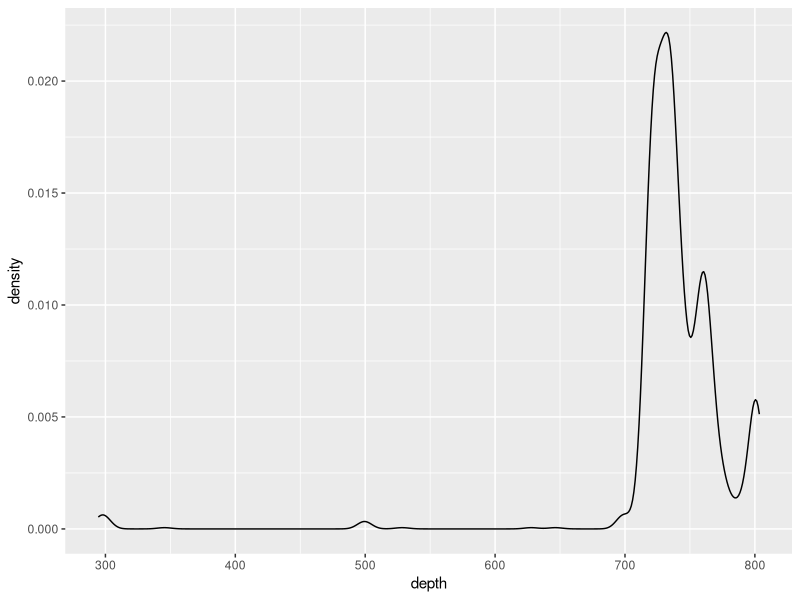
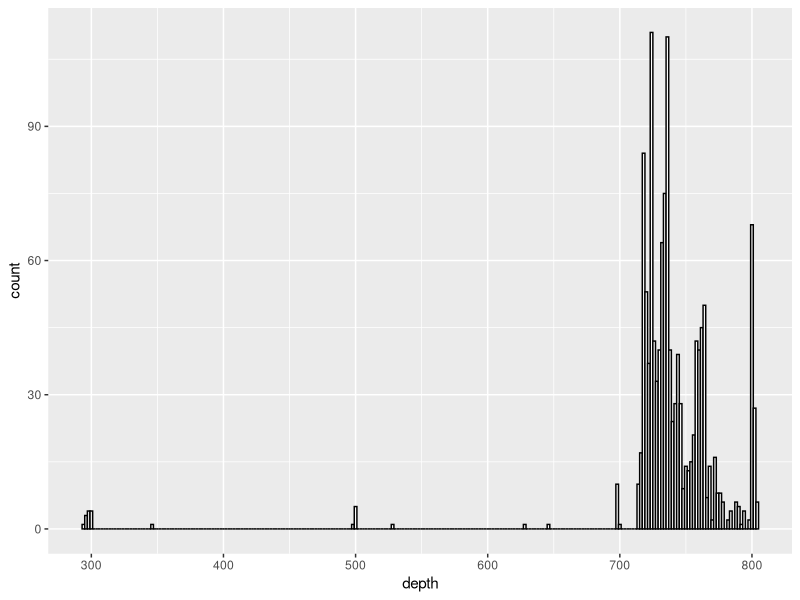
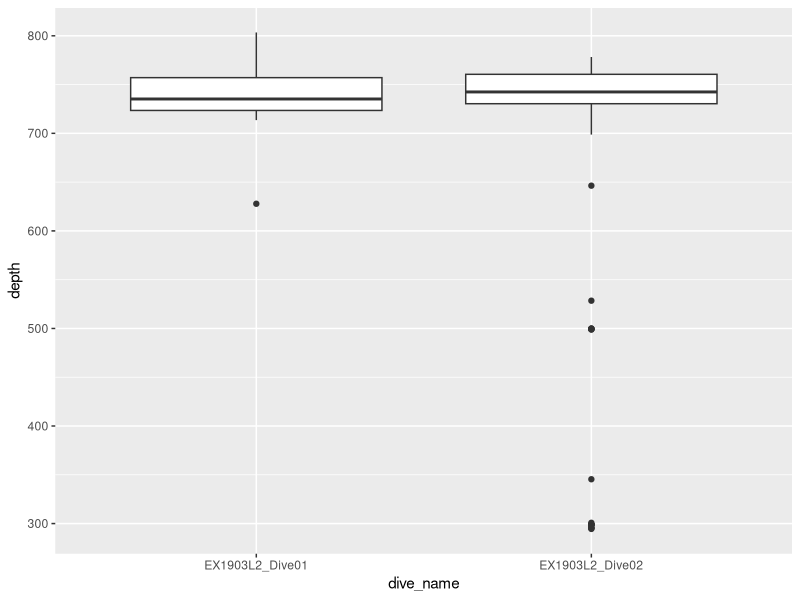
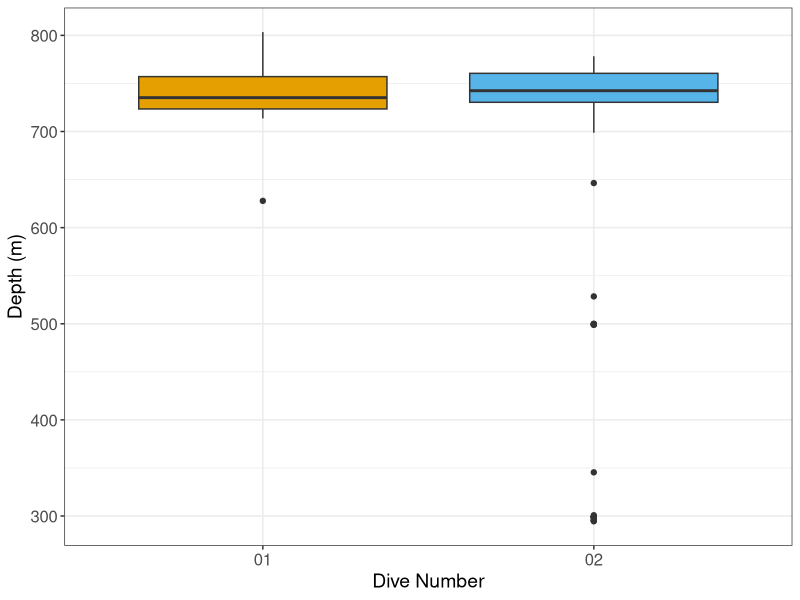
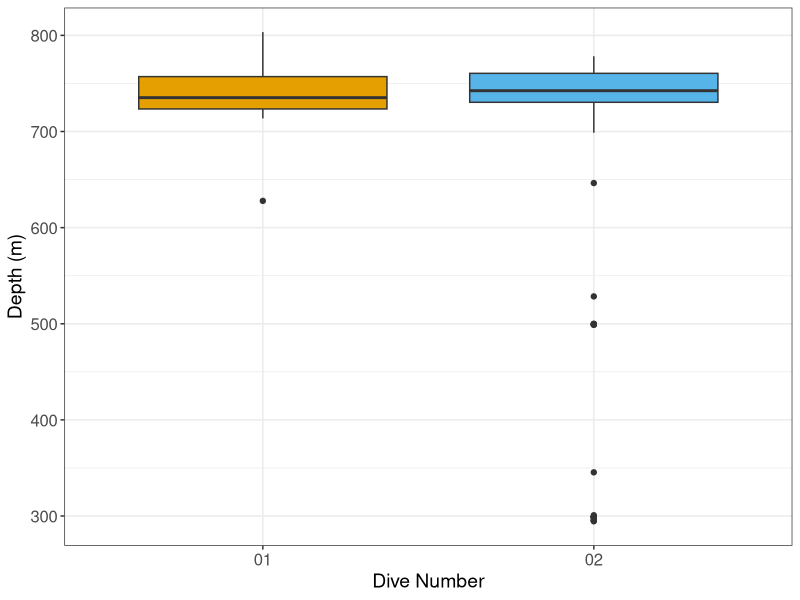

Recreate these plots in R, in order.
# Tutorial 1: Introduction to data cleaning and preparation using R & RStudio

# The first part of this script will take you through some basic functions in R to clean data found in comma separated value (CSV) files. We will primarily be using a suite of packages found in the "tidyverse". We'll be reading in a messy CSV sheet, cleaning it up in preparation for future data analysis and visualization (that will be part 2 of this tutorial).

# We will be working with some biological and geological annotation data from NOAA Ocean Exploration's Windows to the Deep 2019 Expedition (Cruise Number: EX1903).

# More information on this cruise can be found here: 
# https://oceanexplorer.noaa.gov/okeanos/explorations/ex1903/welcome.html

# ---------------------

# How to install a package onto your computer
# run this piece of code in the Console below, remove the "#" before running. You only need to install a package one time. 
# install.packages("tidyverse") # tidyverse will install several packages
# install.packages("readxl") # this package is used to read in Excel sheets
# install.packages("writexl") # this package is used to write out Excel sheets
# install.packages("broom") # this package is used to clean up the output of statistical tests, used later on in the code

# ---------------------

# how to load packages into R 
# you need to do this every time you want to use a package in R 
library(tidyverse) 
library(readxl)
library(writexl)
library(broom)

# ---------------------

# how to define your working directory 

# It's important to make sure that you keep all of your documents and scripts organized in a  folder structure.
# This is my working directory, so you'll want to change it to the place where your data live. 

# Here is the function to tell you what your current working directory is: 
getwd()

# set your working directory 
# make sure you either use a double backslash "\\" or a forward slash "/"
wd <- "C:/Users/katharineegan/Documents/r_tutorial/ocean_exploration_data_tutorial"
setwd(wd)

# double check that your working directory is set
getwd()

# ---------------------

# how to read a CSV into R 
# this CSV needs to be located in your file directory in order for it to be read into R

dive01_raw <- read_csv(file = "EX1903L2_ROV01_ANNOTATIONS_06Aug2020.csv")

# dive01_raw is the name of the object
# read_csv is the function from the readr package loaded with tidyverse
# file = "EX1903L2_ROV01_ANNOTATIONS_06Aug2020.csv" is the argument within the function

# if you have an excel file you can use this function instead, and you can use this file extension: 
# read_excel() - .xlsx
# read_excel() is from the readxl package

# After running this function read_csv, you should see the object name (which we called "dive01_raw" pop up in the upper left hand side of R, this is called the "Global Environment")

# The CSV we just read into R is now called a "data frame" 
# You can check what the object is by using this function: 
class(dive01_raw)

# This is what should come up: 
# [1] "spec_tbl_df" "tbl_df"      "tbl"         "data.frame" 

# let's also read in a CSV from Dive 02
dive02_raw <- read_csv(file = "EX1903L2_ROV02_ANNOTATIONS_06Aug2020.csv")

# look at the class of Dive 02
class(dive02_raw)

# ---------------------

# Some basic data cleaning for data frames

# Now we are going to go through some basic functions to clean up the raw data using functions from the tidyverse packages

# A lot of the functions we will use to clean up the data frame will rely on knowing the names of the columns in the data frames, which you can check here: 
names(dive01_raw)
names(dive02_raw)

# Both of these data frames should show you a list of 142 column names, which is a lot!

# We are going to select a few columns to work with (because we don't need all of the columns)

# Start a new data frame called "clean_data" and work through cleaning up the data: 
# first we are going to combine the two data frames together into one data frame using a function called "bind_rows"
# we will be using the tidyverse pipe operator (%>%)
clean_data <- bind_rows(dive01_raw, dive02_raw) %>% 
  
  # selects() is a function that selects the columns you want to work with. We are going to select the column that contains the name of the dive, the latitude and longitude recorded via a sensor on the remotely operated vehicle (ROV), the oxygen, temperature, salinity, and depth readings from the ROV sensors, and the Phylum column
  
  select(c(`Dive Name`, 
           DEEPDISCOVERERNAV01_23975_Latitude, 
           DEEPDISCOVERERNAV01_23975_Longitude,
           SBECTD9PLUSDEEPDISCOVERER_23978_Depth,
           `SBECTD9PLUSDEEPDISCOVERER_23978_Oxygen Concentration`,
           `SBECTD9PLUSDEEPDISCOVERER_23978_Temperature`,
           `SBECTD9PLUSDEEPDISCOVERER_23978_Practical Salinity`,
           Phylum)) %>% 
  
  # Now let's rename these columns to something more practical and easier to work with. For the rename() function, it's new name = old name as the argument:
  rename(dive_name = `Dive Name`,
         latitude = DEEPDISCOVERERNAV01_23975_Latitude,
         longitude = DEEPDISCOVERERNAV01_23975_Longitude, 
         depth = SBECTD9PLUSDEEPDISCOVERER_23978_Depth,
         oxygen = `SBECTD9PLUSDEEPDISCOVERER_23978_Oxygen Concentration`,
         temp = `SBECTD9PLUSDEEPDISCOVERER_23978_Temperature`, 
         salinity = `SBECTD9PLUSDEEPDISCOVERER_23978_Practical Salinity`,
         phylum = Phylum) %>% 
  
  # If you run this code thus far and click on "clean_data" in the global environment, you'll see that the data frame already looks a lot better and more readable! 
  
  # Let's finish cleaning it up. You can see that there are a lot of "NAs" in the Phylum column. We want to get rid of these, because there are no species recorded for those annotations, and for this example we only want annotations that were made of organisms. You can remove NAs based on a column using this function: 
  drop_na(phylum) %>% 
  
  # The last thing I like to do when cleaning up a data frame is to strip the "white space" that could occur before or after a word. I generally do this within the text columns only. This is a helpful function if someone manually enters data into a spreadsheet and accidentally hits the spacebar. R will recognize that as two separate values.
  
  mutate(dive_name = str_trim(dive_name, c("both")),
         phylum = str_trim(phylum, c("both")))

# One last thing I like to do is to check what the "type" or "class" is of the columns in the data frames. It will be difficult to work with the data if say, the coordinates are character vectors and not numeric values. That indicates to me that there is some kind of error in the coordinate columns (like a random letter)

# This function checks the class of each column in the data frame
sapply(clean_data, class)

#dive_name    latitude   longitude       depth      oxygen        temp    salinity 
#"character"   "numeric"   "numeric"   "numeric"   "numeric"   "numeric"   "numeric" 
#phylum 
#"character"  

# Looks like everything is in order! All of the columns containing numbers are numeric and the columns containing words are character

# ---------------------

# Summarizing data 

# The data frame is cleaned up and we are now ready to start summarizing and playing with the data. There are a number of ways you can do this. 

# First, let's create a summary table that provides the mean, standard deviation, and standard error of the depth data for each phylum. You can also do this with the salinity, oxygen, and temperature data. You do that this way: 

depth_summary <- clean_data %>% 
  group_by(phylum, dive_name) %>% 
  summarize(mean = mean(depth),
            sd = sd(depth),
            count = length(depth),
            se = sd(depth)/sqrt(length(depth)))

# This data frame gives you the average, standard deviation, and standard error of the depth data for each phylum broken out by Dive01 and Dive02. 

# For example we can see that the average depth for Porifera (sponges) on Dive02 is about 761 meters.

# Now we are going to filter the data frame. Say you only want to look at one phylum. You can easily filter that phylum out like this. Here we only want to look at the Porifera (sponge) annotations

sponges <- clean_data %>% 
  filter(phylum == "Porifera")

# You can also use filter() to filter out numbers that are > < or == to a specific number. 
# Filter can also be used backwards. Let's say you want everything EXCEPT sponges. This code REMOVES all occurrences of "Porifera"

no_sponges <- clean_data %>% 
  filter(phylum != "Porifera")

# ---------------------

# OPTIONAL

# Hoow to write out data frames to new Excel sheets or CSVs 

# Your data are cleaned up and now let's say you want to pull it into ArcGIS and look at the coordinates as an intermediate step. Here's how you write your cleaned up data to a spreadsheet: 

# CSV: 
write_csv(clean_data, "EX1903L2_Dives_01_02_Clean_Annotations.csv")

# Excel sheet: 
write_xlsx(clean_data, "EX1903L2_Dives_01_02_Clean_Annotations.xlsx")

# These files will be written straight to your working directory

# ---------------------
# Tutorial 2: Using R & RStudio for Data Visualization and Analysis

# The second part of this script will take you through some basic functions in R to take cleaned up data and conduct analysis and visualization. We will primarily be using a suite of packages found in the "tidyverse". We'll be using the same cleaned up data from earlier on in the script from EX1903. We will conduct exploratory data analysis and the visualize the data using ggplot2.

# Our hypothesis for the purposes of this tutorial: 
# The average depth for the Cnidaria annotations is different between Dives 1 and 2.

# ---------------------

# Filter out the Cnidaria annotations from the "phylum" column in the "clean_data" data frame. Remember we are only looking at Cnidaria for our hypothesis testing
cnidaria <- clean_data %>% 
  filter(phylum == "Cnidaria")

# ---------------------

# EXPLORATORY DATA ANALYSIS IN R using ggplot2 

# ggplot2 is an R package that is loaded with the "tidyverse" suite of packages. It's used to make nice graphs.
# This website is a good place to go when you need the basic code to start making a graph. You can start adding to that base code from there: http://www.cookbook-r.com/Graphs/
# We're going to create a couple of graphs. 

# FIRST: Let's plot the density distribution of the depth data:
ggplot(cnidaria, aes(x = depth)) + 
  geom_density()

# We are also going to do a histogram of the data: 
ggplot(cnidaria, aes(x = depth)) +
  geom_histogram(binwidth = 2, colour = "black", fill = "white")

# What do these graphs tell us? 

# It looks like there is a high number of annotations of Cnidaria around 700 to 800 meters, but it also looks like some annotations were made in much shallower depths. By the looks of it - probably around 300 meters and 500 meters. What do you think we could hypothesize about the data based on these two graphs? We could check the cruise report and see what depth ranges were surveyed by the ROv at this time. We also know that Cnidaria is a phylum that encompasses coral (which live on the seafloor) and also jellyfish (which live in the water column).

# Let's look at the average depth for the Cnidaria annotations between dives 1 and 2: 
cnidaria_summary <- cnidaria %>% 
  group_by(dive_name, phylum) %>% 
  summarize(mean_depth = mean(depth, na.rm = T), 
            sd_depth = sd(depth, na.rm = T),
            count = length(phylum), 
            se_depth = sd_depth/sqrt(count))

# Based on this summary, the average depth for the Cnidaria annotations looks pretty similar. However, the standard error is higher for Dive 2. Let's investigate further and look at the depth range of the annotations.
cnidaria_summary <- cnidaria %>% 
  group_by(dive_name, phylum) %>% 
  summarize(mean_depth = mean(depth, na.rm = T), 
            sd_depth = sd(depth, na.rm = T),
            count = length(phylum), 
            se_depth = sd_depth/sqrt(count),
            max_depth = max(depth), 
            min_depth = min(depth))

# Minimum depth for Cnidaria annotations is a little under 300 meters - that will explain the high standard error. There were annotations made at shallower depths. 

# For the last part of our EDA - let's create a boxplot showing the depth distribution of the Cnidaria annotations between Dives 1 & 2 
ggplot(cnidaria, aes(x = dive_name, y = depth)) + 
  geom_boxplot()

# Woah! This boxplot is showing a lot of outliers. Looks like there were definitely Cnidaria annotations made in the water column on Dive 02.

# ---------------------

# Conduct your statistical test 
# Now we are going to conduct a t-test to see if there is a statistical difference in the depth data for Cnidaria between Dives 1 and 2. We will be doing a two-tailed t-test because our hypothesis is: There is a difference in depth of the Cnidaria annotations between Dives 1 and 2. 

# This is not covered in this tutorial, but it's important to check and see if your data are normally distributed before proceeding. This can be done with a Shapiro-Wilks test. It's also important to check for equal or unequal variances to determine which t-test to use.

# let's look at the help for t.tests in R
?t.test

# We are going to use the "formula" argument for the t.test y ~ x. X is the independent variable, in this case that is the dive number. Y is the dependent variable, in this case, that is the depth.

# conduct the t-test: 
t <- t.test(depth ~ dive_name, data = cnidaria)
t

# On first look, it looks like the Cnidaria depth annotations are significantly different from each other as the p value is < 0.05. Based on this we can say our hypothesis is true - there is a statistical difference in the Cnidaria depth annotations between Dives 1 and 2.

# ---------------------

# OPTIONAL

# Clean up the statistical test to write out as an Excel spreadsheet. This is where we are going to use the broom package you installed earlier. 

# This can be helpful if you want to include the statistical test in a report or if you are running multiple tests and want to compile it into one data frame.
t_df <- broom::tidy(t)

# ---------------------

# OPTIONAL

# Write out the statistical test to an Excel spreadsheet for use later
write_xlsx(t_df, path = "cnidaria_ttest_results.xlsx")

# ---------------------

# Create the final figure that you'll use in your report or publication
# Let's make a boxplot as that seems to represent the data best
ggplot(cnidaria, aes(x = dive_name, y = depth, fill = dive_name)) + 
  geom_boxplot() +
  labs(x = "Dive Number", y = "Depth (m)") +
  scale_fill_manual(values = c("#E69F00", "#56B4E9")) +
  scale_x_discrete(breaks = c("EX1903L2_Dive01", "EX1903L2_Dive02"),
                   labels = c("01", "02")) +
  theme_bw() +
  theme(legend.position = "none",
        axis.text = element_text(size = 12),
        axis.title = element_text(size = 14))

# ---------------------
# How to write out a plot as a jpeg
# Then save it
ggsave("boxplot_cnidaria_depth.jpeg", width = 6, height = 3, 
       units = "in")
